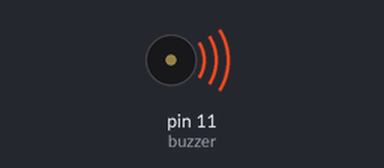
This sketch was run on a simulated Arduino Uno, built with avr-gcc and run on an emulated ATmega328P. On the bench: buzzer (waves = sounding, pin HIGH).

Above: at 0.15 s.
Timing chart, 0 to 3.0 s (numbered marks = the images above):
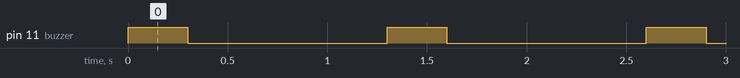

Measured:
- by itself, pin 11 (buzzer): alternates HIGH for 0.30 s and LOW for 1.0 s

The sketch:

4_buzzer.ino
```cpp
int buzzer;
void setup ()

{
  buzzer=11;
  pinMode(buzzer,OUTPUT);
}

void loop ()
{
  digitalWrite(buzzer,HIGH);
  delay(300);
  digitalWrite(buzzer,LOW);
  delay(1000);
}
```
